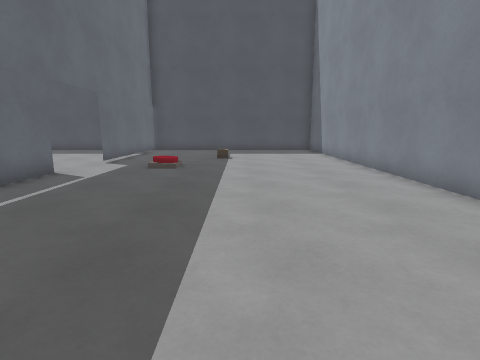
[1] (above)

14 first-person views from a walk through a 3-D level made in the Godot game engine. The camera is 1.3 m above the floor, tilts 10° down and sees 80° across. The floor is counted in squares, 1 m on a side. Each view is taken from the middle of a square. On the plan, view 1 faces up. The plan holds only what a view shows up to about 13 squares ahead; the rest is blank. Door leaves are left out where a doorway can be walked through. Surface patterns are stand-ins for the level's own textures.

[2]
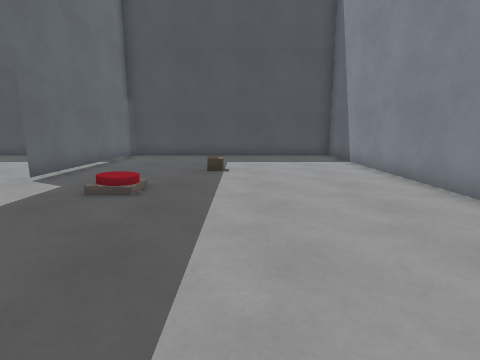

[3]
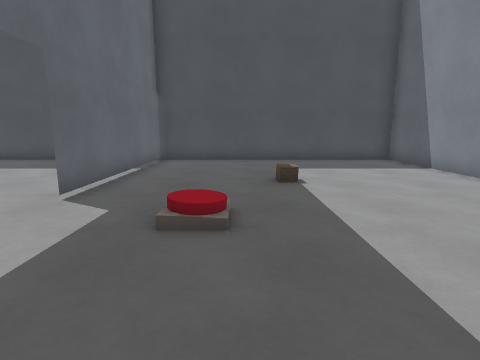

[4]
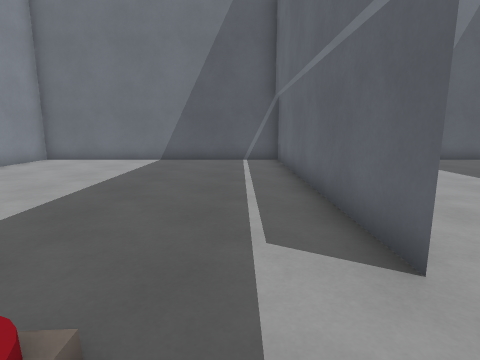

[5]
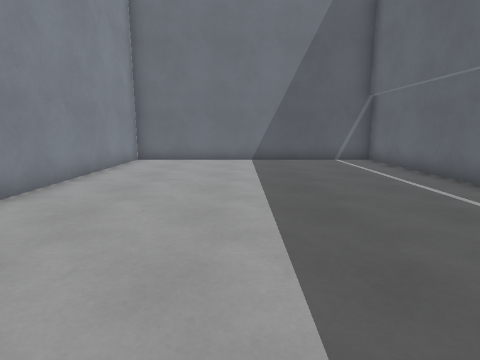

[6]
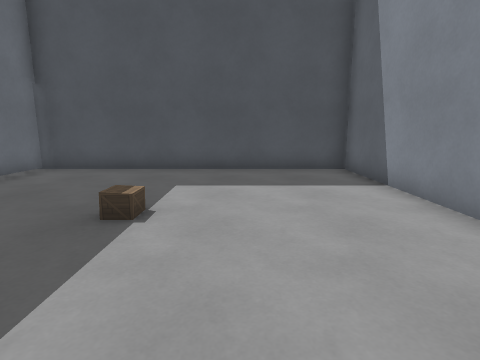

[7]
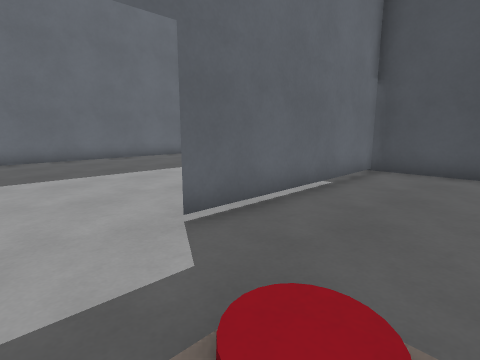

[8]
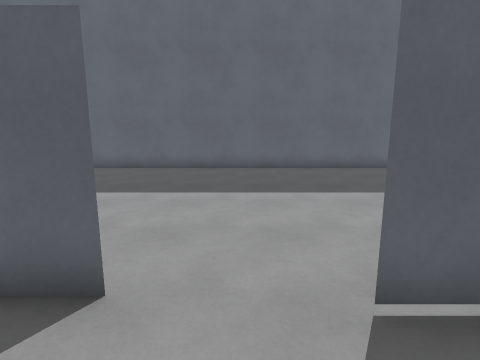

[9]
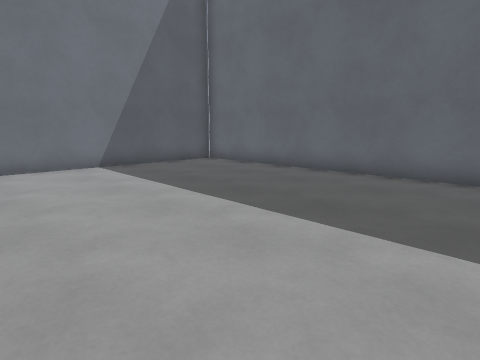

[10]
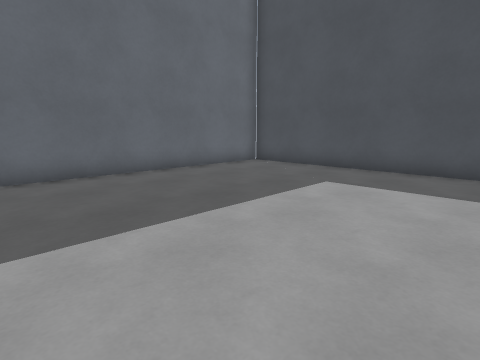

[11]
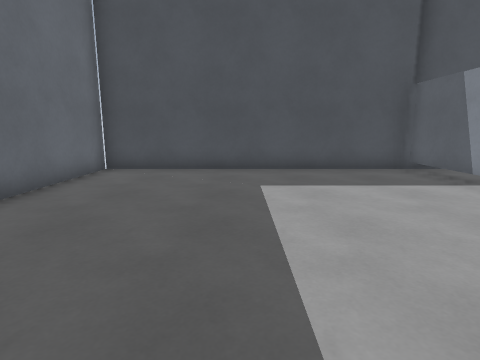

[12]
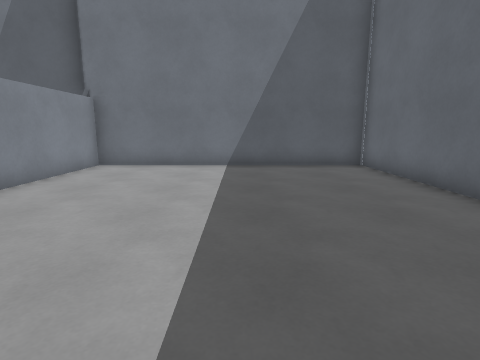

[13]
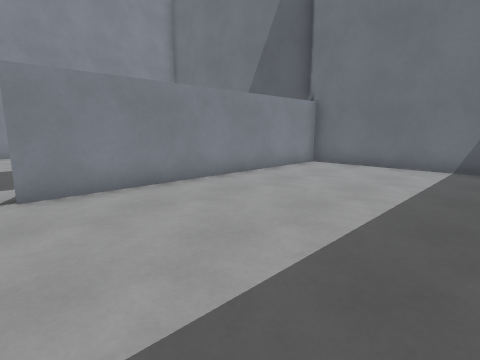

[14]
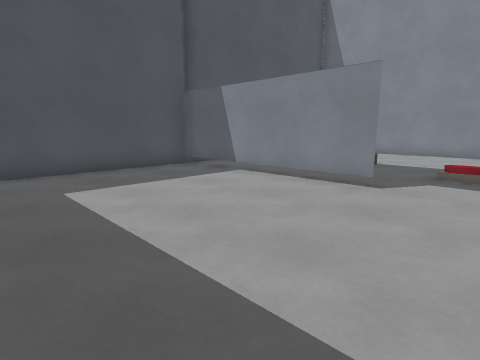

### Floor plan
Key: @ floor where view 1 was taken; # wall or solid block; . floor; / step, stairs or slope; D open door; T thing the floor can be seen under or through.
Columns run from 16 left of view 1 to 5 right of it. Each row starts with its distance up from view 1.
 19 ######################
 18 #..........T.........#
 17 #..........T.........#
 16 #..........T.........#
 15 #..........T.........#
 14 #..........T.........#
 13 #..........T.........#
 12 #.........DD.........#
 11 #.........DD.........#
 10 #.........DD.//......#
  9 #.........DD.........#
  8 #.........#..........#
  7 #.........#..........#
  6 #.........#..........#
  5 #.........#..........#
  4 #.........#..........#
  3 #.........#..........#
  2 #.........#..........#
  1 #.........#..........#
  0 #.........#.....@....#
 -1 #.........#..........#
 -2 ######################

Positions as (right, up) in squares from view 1, and headings:
1: (0, 0), facing up
2: (0, 4), facing up
3: (-2, 6), facing up
4: (-4, 11), facing down
5: (0, 11), facing down
6: (1, 9), facing up
7: (-2, 9), facing up-left
8: (-3, 10), facing left
9: (-7, 9), facing down-left
10: (-7, 9), facing up-left
11: (-11, 9), facing up
12: (-11, 9), facing down
13: (-12, 9), facing down-right
14: (-12, 9), facing up-right
